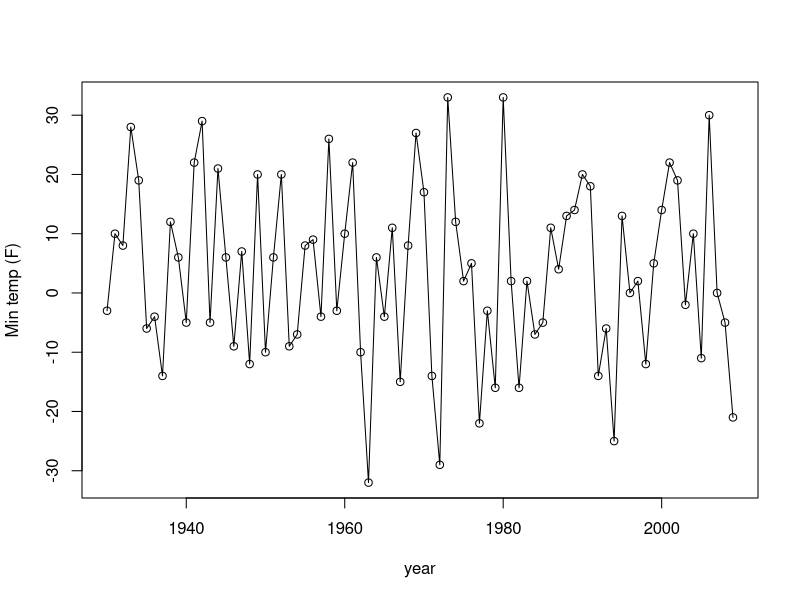
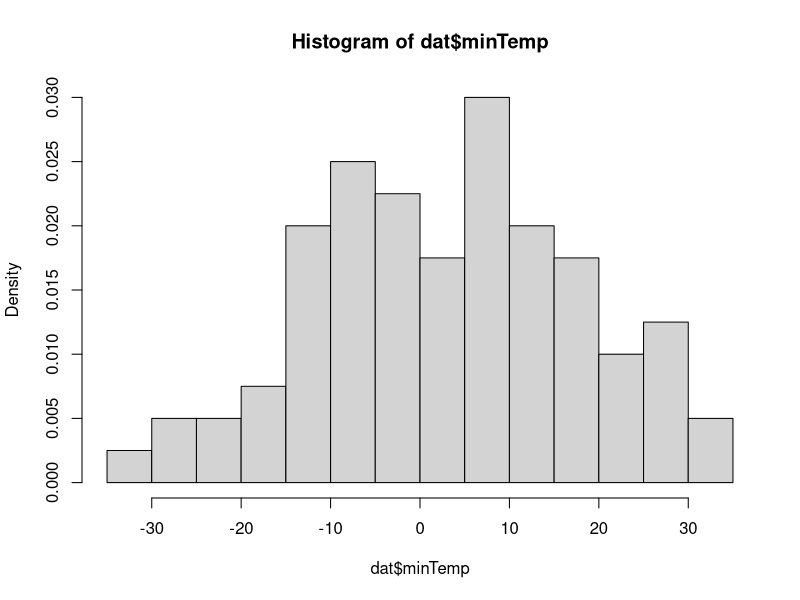
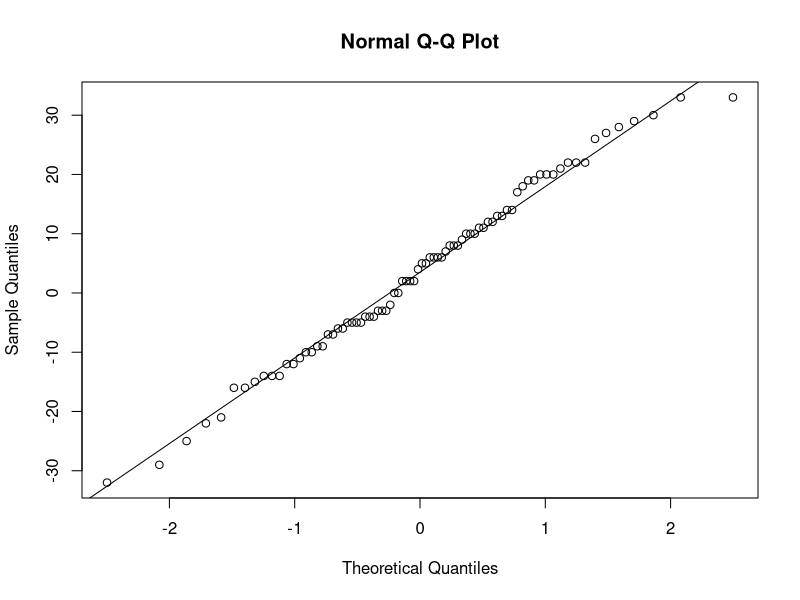
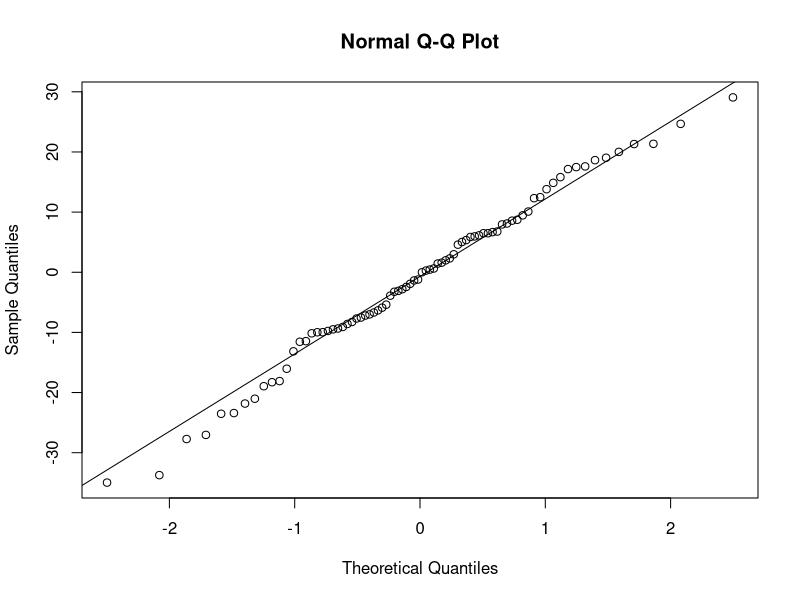

Source code (R) for these figures, in order:
# read in the MSP airport January 1 min temperature data file
dat = read.csv('min_temps.txt',header=TRUE)

# Assume these 70 temperature measurements x_1, x_2, ..., x_70
# are independent of each other.

# Check if it is reasonable to these measurements are all realizations
# from the same distribution

# 1. make a time plot-- I see a bit of a declining trend, not totally flat
plot(dat$year,dat$minTemp,type = 'o', xlab='year', ylab='Min temp (F)')

# 2. do some histogramming-- play with # of breaks!
hist(dat$minTemp,breaks = 10,freq = FALSE)

# 3. qq-plot-- the quantiles of dat$minTemp are how many of the values
#     lie below a certain percentage.  Plot those against the quantiles
#     of a std normal dist to get a sense for whether the data are from
#     a normal distribution
qqnorm(dat$minTemp)
qqline(dat$minTemp)

# To get a sense for how much that plot supports dat$minTemp coming from
# a normal distribution, compare a plot for a sample of the same size
# generated with rnorm and similarly plotted.
mu = mean(dat$minTemp)
sig = sd(dat$minTemp)
x = rnorm(80, mu, sig)
qqnorm(x)
qqline(x)
# Our sample is arguably as consistent with a random sample of size 80
# from a normal distribution.


# Well, it's probably not too far from normally dist'd, proceed to t-test
mean(dat$minTemp)
sd(dat$minTemp)
t.test(x=dat$minTemp, conf.level = 0.90)
